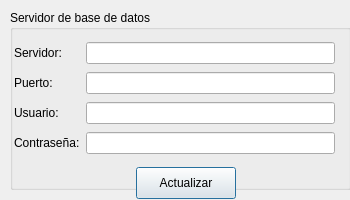
<?xml version="1.0" encoding="UTF-8"?>
<ui version="4.0">
 <class>ChangeDBParameters</class>
 <widget class="QWidget" name="ChangeDBParameters">
  <property name="geometry">
   <rect>
    <x>0</x>
    <y>0</y>
    <width>350</width>
    <height>200</height>
   </rect>
  </property>
  <property name="minimumSize">
   <size>
    <width>350</width>
    <height>200</height>
   </size>
  </property>
  <property name="maximumSize">
   <size>
    <width>350</width>
    <height>200</height>
   </size>
  </property>
  <property name="windowTitle">
   <string>Parametros Servidor</string>
  </property>
  <widget class="QGroupBox" name="groupBox">
   <property name="geometry">
    <rect>
     <x>10</x>
     <y>10</y>
     <width>341</width>
     <height>180</height>
    </rect>
   </property>
   <property name="minimumSize">
    <size>
     <width>320</width>
     <height>180</height>
    </size>
   </property>
   <property name="maximumSize">
    <size>
     <width>16777215</width>
     <height>180</height>
    </size>
   </property>
   <property name="title">
    <string>Servidor de base de datos</string>
   </property>
   <widget class="QWidget" name="layoutWidget">
    <property name="geometry">
     <rect>
      <x>4</x>
      <y>30</y>
      <width>321</width>
      <height>116</height>
     </rect>
    </property>
    <layout class="QGridLayout" name="gridLayout">
     <item row="0" column="0">
      <widget class="QLabel" name="label">
       <property name="text">
        <string>Servidor:</string>
       </property>
      </widget>
     </item>
     <item row="0" column="1">
      <widget class="QLineEdit" name="txtServer"/>
     </item>
     <item row="1" column="0">
      <widget class="QLabel" name="label_2">
       <property name="text">
        <string>Puerto:</string>
       </property>
      </widget>
     </item>
     <item row="1" column="1">
      <widget class="QLineEdit" name="txtPort"/>
     </item>
     <item row="2" column="0">
      <widget class="QLabel" name="label_4">
       <property name="text">
        <string>Usuario:</string>
       </property>
      </widget>
     </item>
     <item row="2" column="1">
      <widget class="QLineEdit" name="txtUser">
       <property name="echoMode">
        <enum>QLineEdit::Normal</enum>
       </property>
      </widget>
     </item>
     <item row="3" column="0">
      <widget class="QLabel" name="label_3">
       <property name="text">
        <string>Contraseña:</string>
       </property>
      </widget>
     </item>
     <item row="3" column="1">
      <widget class="QLineEdit" name="txtPassword">
       <property name="echoMode">
        <enum>QLineEdit::Password</enum>
       </property>
      </widget>
     </item>
    </layout>
   </widget>
  </widget>
  <widget class="QPushButton" name="pushButton">
   <property name="geometry">
    <rect>
     <x>136</x>
     <y>167</y>
     <width>100</width>
     <height>32</height>
    </rect>
   </property>
   <property name="maximumSize">
    <size>
     <width>100</width>
     <height>16777215</height>
    </size>
   </property>
   <property name="sizeIncrement">
    <size>
     <width>100</width>
     <height>0</height>
    </size>
   </property>
   <property name="text">
    <string>Actualizar</string>
   </property>
   <property name="shortcut">
    <string>Return</string>
   </property>
   <property name="autoDefault">
    <bool>true</bool>
   </property>
   <property name="default">
    <bool>true</bool>
   </property>
  </widget>
 </widget>
 <tabstops>
  <tabstop>txtServer</tabstop>
  <tabstop>txtPort</tabstop>
  <tabstop>txtUser</tabstop>
  <tabstop>txtPassword</tabstop>
  <tabstop>pushButton</tabstop>
 </tabstops>
 <resources/>
 <connections/>
</ui>
